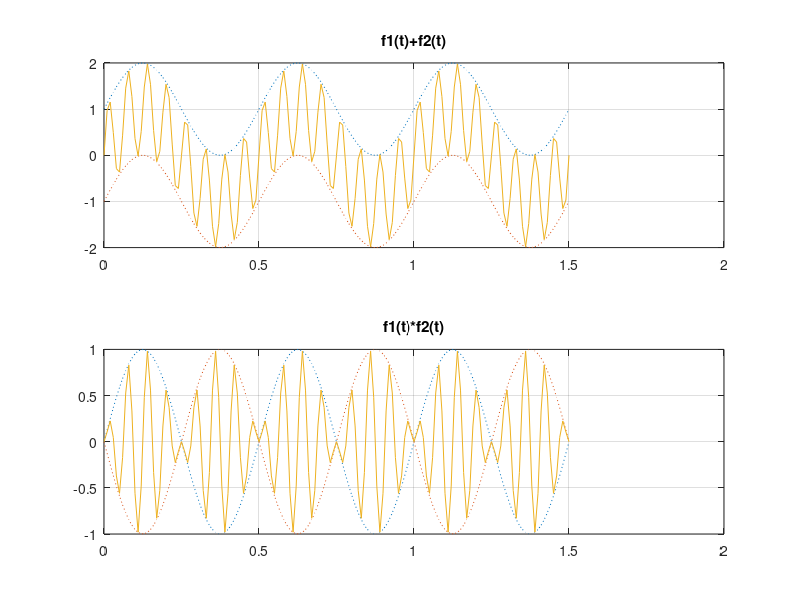

MATLAB code to generate this figure:
f=2;
t=0:0.01:3/f;
f1=sin(2*pi*f*t);
f2=sin(2*pi*8*f*t);
subplot(211)
plot(t,f1+1,':',t,f1-1,':',t,f1+f2);grid on;
title('f1(t)+f2(t)');
subplot(212)
plot(t,f1,':',t,-f1,':',t,f1.*f2);grid on;
title('f1(t)*f2(t)');
